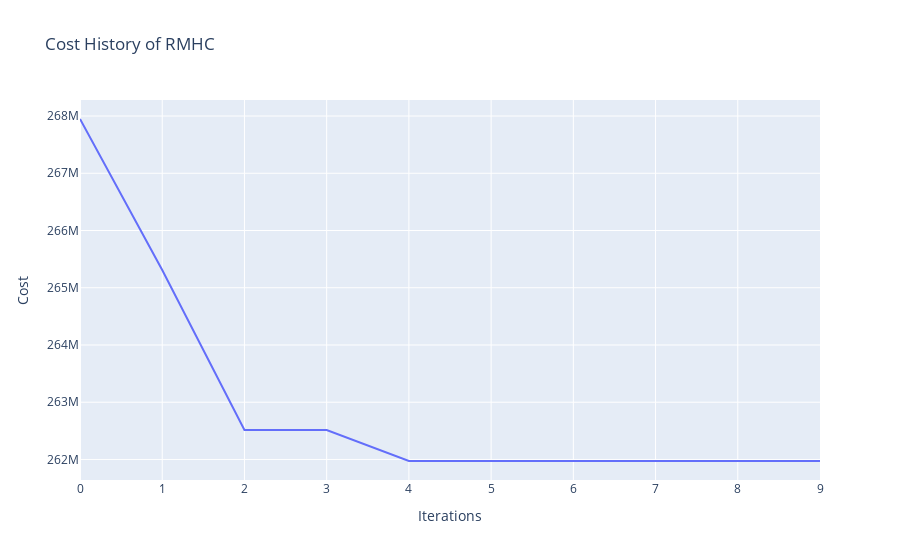

This figure's notebook cell:
### Code cell
fig = go.Figure()
fig.add_trace(go.Scatter(y=history, mode='lines', name='Cost History'))
fig.update_layout(title='Cost History of RMHC', xaxis_title='Iterations', yaxis_title='Cost')
fig.show()

### Figure 1 — Plotly figure (JSON) as saved in the notebook; plotly's stock layout.template omitted (floating-point values rounded to 4 significant figures)
{"data": [{"mode": "lines", "name": "Cost History", "type": "scatter", "y": [267900000.0, 265300000.0, 262500000.0, 262500000.0, 262000000.0, 262000000.0, 262000000.0, 262000000.0, 262000000.0, 262000000.0]}], "layout": {"title": {"text": "Cost History of RMHC"}, "xaxis": {"title": {"text": "Iterations"}}, "yaxis": {"title": {"text": "Cost"}}}}
